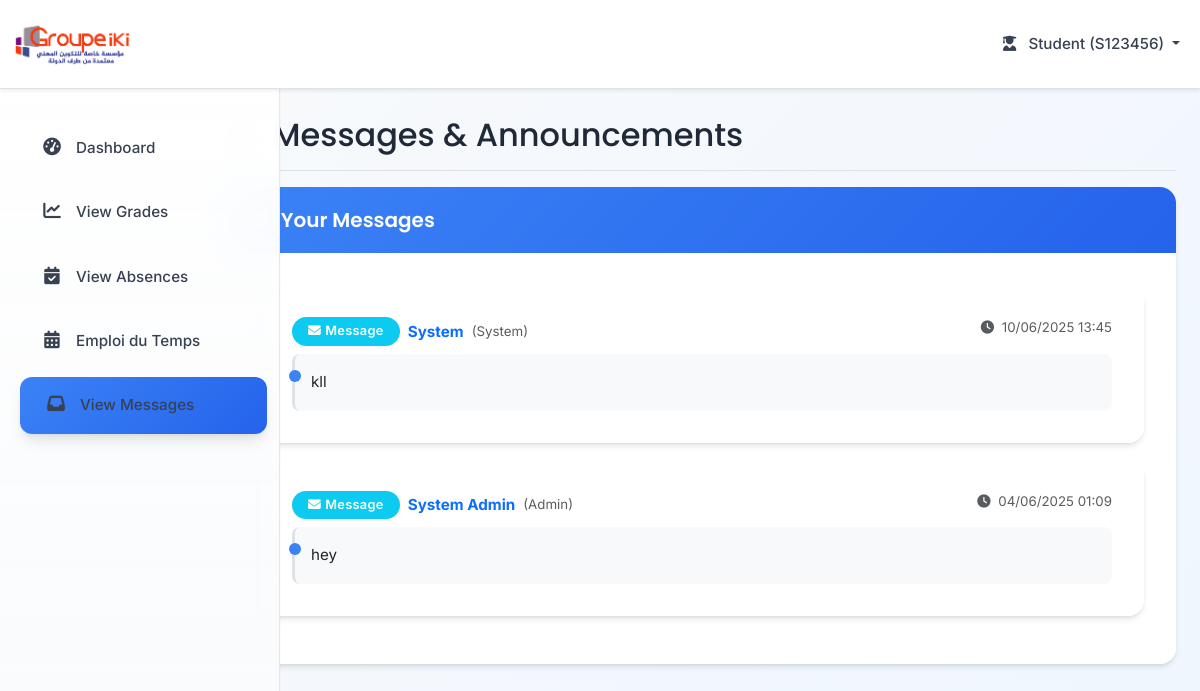
Page /view_messages.php (signed in) on the committed database.
### tables this page shows
CREATE TABLE `messages` (
  `id` int(11) NOT NULL,
  `sender_cni` varchar(50) NOT NULL,
  `target_cni` varchar(50) DEFAULT NULL,
  `target_classe_id` int(11) DEFAULT NULL,
  `module_id` int(11) DEFAULT NULL,
  `content` text NOT NULL,
  `date` datetime DEFAULT current_timestamp(),
  `type` enum('message','announcement') DEFAULT 'message',
  `is_read` tinyint(1) DEFAULT 0
);

### view_messages.php (the view, shortened to what this page needs)
<?php
$user_cni = $_SESSION['user_cni'];
$user_role = $_SESSION['role'];
$host = 'localhost';
$dbname = 'groupe_iki';
$username = 'root';
$db_password = '';
try {
    $pdo = new PDO("mysql:host=$host;dbname=$dbname;charset=utf8", $username, $db_password);
    $pdo->setAttribute(PDO::ATTR_ERRMODE, PDO::ERRMODE_EXCEPTION);
    $messages = [];
    if ($user_role === 'student') {
        $stmt = $pdo->prepare("SELECT filiere_id FROM students WHERE cni = ?");
        $stmt->execute([$user_cni]);
        $student = $stmt->fetch(PDO::FETCH_ASSOC);
        $student_filiere_id = $student['filiere_id'] ?? null;
        $stmt = $pdo->prepare("
            SELECT m.content, m.date, m.type,
                   CASE
                       WHEN m.sender_cni IN (SELECT cni FROM admins) THEN 'Admin'
                       WHEN m.sender_cni IN (SELECT cni FROM teachers) THEN 'Teacher'
                       ELSE 'System'
                   END as sender_type,
                   COALESCE(
                       (SELECT CONCAT(prenom, ' ', nom) FROM admins WHERE cni = m.sender_cni),
                       (SELECT CONCAT(prenom, ' ', nom) FROM teachers WHERE cni = m.sender_cni),
                       'System'
                   ) as sender_name,
                   modules.name as module_name,
                   f.name as filiere_name
            FROM messages m
            LEFT JOIN modules ON m.module_id = modules.id
            LEFT JOIN filieres f ON m.target_classe_id = f.id
            WHERE (m.target_cni = ? OR m.target_cni IS NULL)
              AND (m.target_classe_id IS NULL OR m.target_classe_id = ?)
            ORDER BY m.date DESC
        ");
        $stmt->execute([$user_cni, $student_filiere_id]);
        $messages = $stmt->fetchAll(PDO::FETCH_ASSOC);
    }
} catch (PDOException $e) {
    $error_message = 'Database connection failed.';
}
$dashboard_link = 'dashboard_student.php';
$navbar_color = 'bg-info';
$user_icon = 'fa-user-graduate';
?>
<!DOCTYPE html>
<html lang="en">
<head>
    <link href="https://cdn.jsdelivr.net/npm/bootstrap@5.3.0/dist/css/bootstrap.min.css" rel="stylesheet">
    <link href="https://cdnjs.cloudflare.com/ajax/libs/font-awesome/6.4.0/css/all.min.css" rel="stylesheet">
    <link href="css/styles.css" rel="stylesheet">
</head>
<body class="dashboard-page">
    <nav class="navbar navbar-expand-lg <?php echo $navbar_color; ?> navbar-light bg-white fixed-top border-bottom shadow-sm">
        <div class="container-fluid">
            <a class="navbar-brand d-flex align-items-center" href="<?php echo $dashboard_link; ?>">
                <img src="assets/logo-circle.jpg" alt="" width="120px">
            </a>
            <div class="collapse navbar-collapse" id="navbarNav">
                <ul class="navbar-nav ms-auto">
                    <li class="nav-item dropdown">
                        <a class="nav-link dropdown-toggle" href="#" id="userDropdown" role="button" data-bs-toggle="dropdown">
                            <i class="fas <?php echo $user_icon; ?> me-2"></i>
                            <?php echo ucfirst($user_role); ?> (<?php echo htmlspecialchars($user_cni); ?>)
                        </a>
                    </li>
                </ul>
            </div>
        </div>
    </nav>
    <div class="container-fluid">
        <div class="row">
            <nav class="col-md-3 col-lg-2 d-md-block sidebar collapse" id="sidebar">
                <div class="position-sticky pt-3">
                    <ul class="nav flex-column">
                        <li class="nav-item">
                            <a class="nav-link" href="<?php echo $dashboard_link; ?>">
                                <i class="fas fa-tachometer-alt me-2"></i>
                                Dashboard
                            </a>
                        </li>
                        <?php if ($user_role === 'student'): ?>
                        <li class="nav-item">
                            <a class="nav-link" href="view_grades.php">
                                <i class="fas fa-chart-line me-2"></i>
                                View Grades
                            </a>
                        </li>
                        <li class="nav-item">
                            <a class="nav-link" href="student_absences.php">
                                <i class="fas fa-calendar-check me-2"></i>
                                View Absences
                            </a>
                        </li>
                        <li class="nav-item">
                            <a class="nav-link" href="view_schedule.php">
                                <i class="fas fa-calendar-alt me-2"></i>
                                Emploi du Temps
                            </a>
                        </li>
                        <?php endif; ?>
                        <li class="nav-item">
                            <a class="nav-link active" href="view_messages.php">
                                <i class="fas fa-inbox me-2"></i>
                                View Messages
                            </a>
                        </li>
                    </ul>
                </div>
            </nav>
            <main class="col-md-9 ms-sm-auto col-lg-10 px-md-4 main-content">
                <div class="d-flex justify-content-between flex-wrap flex-md-nowrap align-items-center pt-3 pb-2 mb-3 border-bottom">
                    <h1 class="h2">
                        <i class="fas fa-inbox me-2"></i>
                        Messages & Announcements
                    </h1>
                </div>
                <div class="card">
                    <div class="card-header">
                        <h5 class="card-title mb-0">
                            <i class="fas fa-envelope me-2"></i>
                            Your Messages
                        </h5>
                    </div>
                    <div class="card-body">
                        <?php if (empty($messages)): ?>
                        <div class="text-center py-5">
                            <i class="fas fa-inbox fa-3x text-muted mb-3"></i>
                            <h5 class="text-muted">No messages found</h5>
                            <p class="text-muted">You don't have any messages yet.</p>
                        </div>
                        <?php else: ?>
                        <div class="row">
                            <?php foreach ($messages as $message): ?>
                            <div class="col-12 mb-3">
                                <div class="card message-card">
                                    <div class="card-body">
                                        <div class="d-flex justify-content-between align-items-start mb-2">
                                            <div class="d-flex align-items-center">
                                                <?php if ($message['type'] === 'announcement'): ?>
                                                    <span class="badge bg-warning me-2">
                                                        <i class="fas fa-bullhorn me-1"></i>Announcement
                                                    </span>
                                                <?php else: ?>
                                                    <span class="badge bg-info me-2">
                                                        <i class="fas fa-envelope me-1"></i>Message
                                                    </span>
                                                <?php endif; ?>
                                                <strong class="text-primary">
                                                    <?php echo htmlspecialchars($message['sender_name']); ?>
                                                </strong>
                                                <small class="text-muted ms-2">
                                                    (<?php echo htmlspecialchars($message['sender_type']); ?>)
                                                </small>
                                            </div>
                                            <small class="text-muted">
                                                <i class="fas fa-clock me-1"></i>
                                                <?php echo date('d/m/Y H:i', strtotime($message['date'])); ?>
                                            </small>
                                        </div>
                                        <div class="message-content">
                                            <?php echo nl2br(htmlspecialchars($message['content'])); ?>
                                        </div>
                                    </div>
                                </div>
                            </div>
                            <?php endforeach; ?>
                        </div>
                        <?php endif; ?>
                    </div>
                </div>
            </main>
        </div>
    </div>
</body>
</html>

### view_messages.php (style rules this page uses)
.message-card { border-left: 4px solid #007bff; transition: all 0.3s ease; }
.message-content { background-color: #f8f9fa; padding: 1rem; border-radius: 8px; border-left: 3px solid #dee2e6; }

### rows in the picture
messages: type "Message", sender_name "System", sender_type "System", date "10/06/2025 13:45", content "kll"
messages: type "Message", sender_name "System Admin", sender_type "Admin", date "04/06/2025 01:09", content "hey"

### other values in the picture
$user_role "Student"
$user_cni "S123456"
